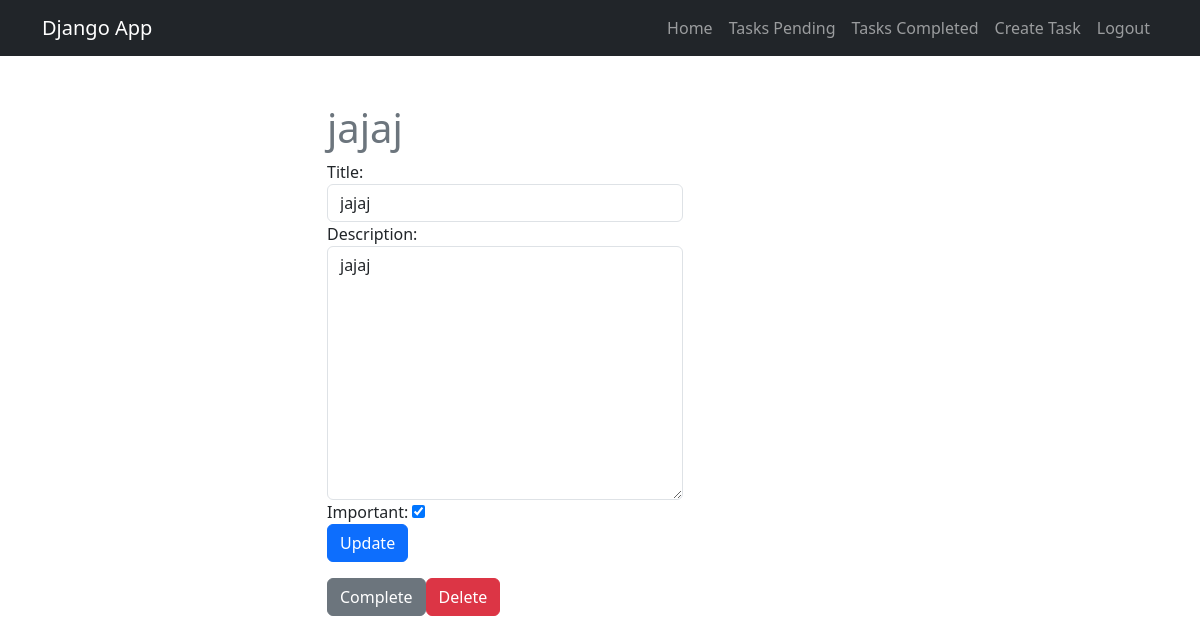
Screenshot of /tasks/11/ (signed in) with the database file from the repository.
### tasks/models.py (models this page shows, shortened)
class Tasks(models.Model):
    title = models.CharField(max_length=100)
    description = models.TextField(blank=True)
    created = models.DateTimeField(auto_now_add=True)
    datecompleted = models.DateTimeField(null=True, blank=True)
    important = models.BooleanField(default=False)
    user = models.ForeignKey(User, on_delete=models.CASCADE)

### tasks/views.py (the view, shortened to what this page needs)
# urls.py: path('tasks/<int:task_id>/', views.task_detail, name='task_detail' ),
@login_required
def task_detail(request, task_id):
    if request.method == "GET":
        task = get_object_or_404(Tasks, pk=task_id, user=request.user)
        form = TaskForm(instance=task)
        return render(request, "task_detail.html", {"task": task, "form": form})

### tasks/forms.py
class TaskForm(forms.ModelForm):
    class Meta:
        model = Tasks
        fields = ['title', 'description', 'important']
        widgets = {
            'title': forms.TextInput(attrs={'class': 'form-control', 'placeholder': 'Write a title'}),
            'description': forms.Textarea(attrs={'class': 'form-control', 'placeholder': 'Write a description'}),
            'important': forms.CheckboxInput(attrs={'class': 'check-form-input m-auto'}),
        }

### tasks/templates/task_detail.html (shortened to what this page needs)
{% extends 'base.html' %}
{% block content %}
<main class="container mt-5">
  <div class="row">
    <div class="col-md-4 offset-md-3">
      <h1 class="text-secondary">{{task.title}}</h1>
	  <form method="post">
		  {{form}}
		  <button class="btn btn-primary">Update</button>
	  </form>
	  <div class="d-flex mt-3">
		<form action="{% url 'complete_task' task.id %}" method="post">
			<button class="btn btn-secondary">Complete</button>
		</form>
		<form action="{% url 'delete_task' task.id %}" method="post">
			<button class="btn btn-danger">Delete</button>
		</form>
	  </div>
    </div>
  </div>
</main>
{% endblock %}

### rows the page displays
Tasks: title "jajaj", description "jajaj", important "☑"
